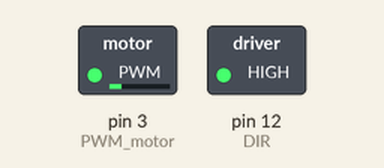
The sketch below on a simulated Arduino Uno, built with avr-gcc and run on an emulated ATmega328P. Shown: switched loads named in the sketch (green lamp = pin HIGH).

Above: at 0.05 s.
At 2.95 s:
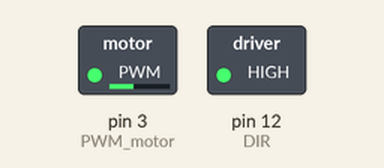
At 6.95 s:
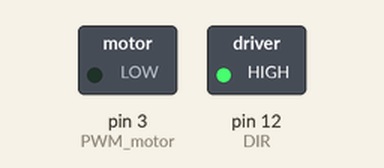
At 14.95 s:
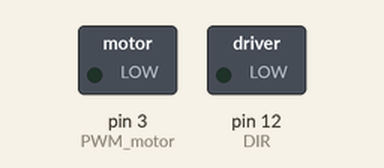
Timing chart, 0 to 19.5 s (numbered marks = the images above):
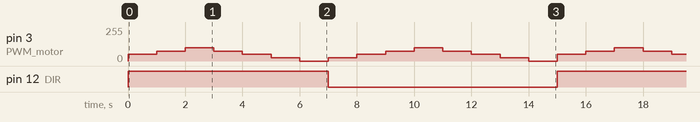

The sketch:

AndyTeensyMotors.ino
```cpp
#define DIR 12
#define PWM_motor 3
//RICORDA : INVERTITI I CAVI PWM E DIR RISPETTO A FW GAVRIEL

void setup() {

  pinMode(PWM_motor, OUTPUT);
  pinMode(DIR, OUTPUT);
  Serial.begin(9600);
}

void loop() {
  digitalWrite(DIR,HIGH);
  analogWrite(PWM_motor, 50); // Send PWM signal
  delay(1000);
  digitalWrite(DIR,HIGH);
  analogWrite(PWM_motor, 75); // Send PWM signal
  delay(1000);
  digitalWrite(DIR,HIGH);
  analogWrite(PWM_motor, 100); // Send PWM signal
  delay(1000);
  digitalWrite(DIR,HIGH);
  analogWrite(PWM_motor, 75); // Send PWM signal
  delay(1000);
  digitalWrite(DIR,HIGH);
  analogWrite(PWM_motor, 50); // Send PWM signal
  delay(1000);
  digitalWrite(DIR,HIGH);
  analogWrite(PWM_motor, 25); // Send PWM signal
  delay(1000);
  digitalWrite(DIR,HIGH);
  analogWrite(PWM_motor, 0); // Send PWM signal
  delay(1000);
  digitalWrite(DIR,LOW);
  analogWrite(PWM_motor, 25); // Send PWM signal
  delay(1000);
  digitalWrite(DIR,LOW);
  analogWrite(PWM_motor, 50); // Send PWM signal
  delay(1000);
  digitalWrite(DIR,LOW);
  analogWrite(PWM_motor, 75); // Send PWM signal
  delay(1000);
  digitalWrite(DIR,LOW);
  analogWrite(PWM_motor, 100); // Send PWM signal
  delay(1000);
  digitalWrite(DIR,LOW);
  analogWrite(PWM_motor, 75); // Send PWM signal
  delay(1000);
  digitalWrite(DIR,LOW);
  analogWrite(PWM_motor, 50); // Send PWM signal
  delay(1000);
  digitalWrite(DIR,LOW);
  analogWrite(PWM_motor, 25); // Send PWM signal
  delay(1000);
  digitalWrite(DIR,LOW);
  analogWrite(PWM_motor, 0); // Send PWM signal
  delay(1000);
}
```

Measured:
- by itself, pin 12 (DIR): alternates HIGH for 7.0 s and LOW for 8.0 s
- by itself, pin 3 (PWM_motor): repeats every 15.0 s: 75/255 1.0 s, 100/255 1.0 s, 75/255 1.0 s, 50/255 1.0 s, 25/255 1.0 s, 0/255 1.0 s, 25/255 1.0 s, 50/255 1.0 s, 75/255 1.0 s, 100/255 1.0 s, 75/255 1.0 s, 50/255 1.0 s, 25/255 1.0 s, 0/255 1.0 s, 50/255 1.0 s
